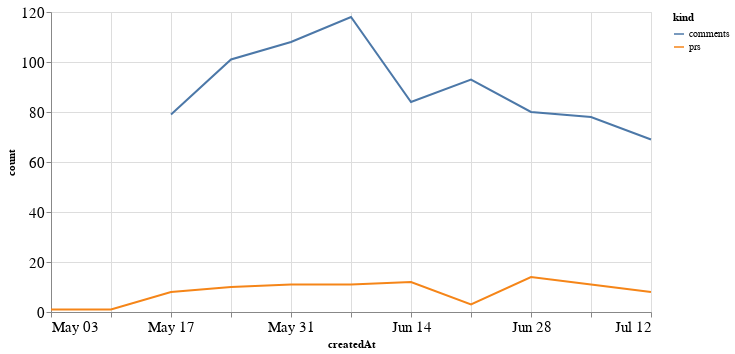

The cell this chart's notebook holds for it:
### Code cell
alt.Chart(total_time, width=600).mark_line().encode(
    x='createdAt',
    y='count',
    color='kind'
)

### Figure 1 — Vega-Lite specification as saved in the notebook (floating-point values rounded to 4 significant figures)
{"config": {"axisLeft": {"labelFontSize": 15}, "axisBottom": {"labelFontSize": 15}}, "data": {"name": "data-98752de28e07f4fce51c1ddd958c3649"}, "mark": "line", "encoding": {"color": {"type": "nominal", "field": "kind"}, "x": {"type": "temporal", "field": "createdAt"}, "y": {"type": "quantitative", "field": "count"}}, "width": 600, "$schema": "https://vega.github.io/schema/vega-lite/v4.8.1.json", "datasets": {"data-98752de28e07f4fce51c1ddd958c3649": [{"createdAt": "2020-05-03T00:00:00", "kind": "prs", "count": 1.0}, {"createdAt": "2020-05-10T00:00:00", "kind": "prs", "count": 1.0}, {"createdAt": "2020-05-17T00:00:00", "kind": "prs", "count": 8.0}, {"createdAt": "2020-05-24T00:00:00", "kind": "prs", "count": 10.0}, {"createdAt": "2020-05-31T00:00:00", "kind": "prs", "count": 11.0}, {"createdAt": "2020-06-07T00:00:00", "kind": "prs", "count": 11.0}, {"createdAt": "2020-06-14T00:00:00", "kind": "prs", "count": 12.0}, {"createdAt": "2020-06-21T00:00:00", "kind": "prs", "count": 3.0}, {"createdAt": "2020-06-28T00:00:00", "kind": "prs", "count": 14.0}, {"createdAt": "2020-07-05T00:00:00", "kind": "prs", "count": 11.0}, {"createdAt": "2020-07-12T00:00:00", "kind": "prs", "count": 8.0}, {"createdAt": "2020-05-03T00:00:00", "kind": "comments", "count": null}, {"createdAt": "2020-05-10T00:00:00", "kind": "comments", "count": null}, {"createdAt": "2020-05-17T00:00:00", "kind": "comments", "count": 79.0}, {"createdAt": "2020-05-24T00:00:00", "kind": "comments", "count": 101.0}, {"createdAt": "2020-05-31T00:00:00", "kind": "comments", "count": 108.0}, {"createdAt": "2020-06-07T00:00:00", "kind": "comments", "count": 118.0}, {"createdAt": "2020-06-14T00:00:00", "kind": "comments", "count": 84.0}, {"createdAt": "2020-06-21T00:00:00", "kind": "comments", "count": 93.0}, {"createdAt": "2020-06-28T00:00:00", "kind": "comments", "count": 80.0}, {"createdAt": "2020-07-05T00:00:00", "kind": "comments", "count": 78.0}, {"createdAt": "2020-07-12T00:00:00", "kind": "comments", "count": 69.0}]}}
